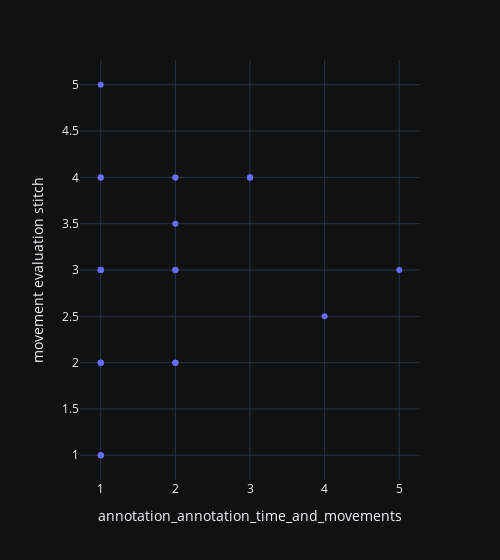

The notebook cell this image was saved under:
### Code cell
import plotly.express as px
dfst_st0_only = dfst[dfst["stitch_id"] == 0]
px.scatter(dfst_st0_only, y="movement evaluation stitch", x='annotation_annotation_time_and_movements', hover_data=["filename", "stitch_id"], width=500)

### Figure 1 — Plotly figure (JSON) as saved in the notebook; plotly's stock layout.template omitted (floating-point values rounded to 4 significant figures)
{"data": [{"customdata": [["Bad-2021_11_03_B_V_lz__Ann_Sophie_Einzelknopfnaht_am_Schweinefu___1_.mp4", 0], ["Bad-2021_11_03_A_Spitze_Vanessa_Einzelknopfnaht_am_Schweinefu_.mp4", 0], ["Good-2021_10_27_B_Etzel_Peter_Einzelknopfnaht_am_Schweinefu_.mp4", 0], ["Medium-2021_11_03_A_Tengler_Sophie_Einzelknopfnaht_Schweinefu_.mp4", 0], ["Bad-12_10_21__Loewe__Rebekka__Einzelknopfnaht.mp4", 0], ["Bad-2021_11_3_A_Brodersen___nne_Einzelknopfnaht_am_Schweinefu_.mp4", 0], ["medium-2021_11_03_A_Tengler_Sophie_Einzelknopfnaht_Schweinefu_.mp4", 0], ["Good-Einzelknopfnaht_Stoklossa.mp4", 0], ["Medium-2021_11_03_A_Seifert_Johanna_Einzelknopfnaht_am_Schweinefu_.mp4", 0], ["Bad-2021_11_03_A_Noll_Alexander_Einzelknopfnaht.mp4", 0], ["Good-Schmidt_Elisabeth_Einzelknotennaht_11_10_2021_MP4_SparkVideo.mp4", 0], ["Good-Schweinefu__Einzelknopfnaht.mp4", 0], ["Bad-03_11_21_B_Hopfe_Johanna_Einzelknopfnaht.mp4", 0], ["Medium-RPReplay_Final1634048018.mp4", 0], ["Medium-Schweinefu_.mp4", 0], ["Einzelknopfnaht_Schwein_Kerstin_Preuß.mp4", 0], ["Einzelknopfnaht_Elena.Vai-Wieting.mov", 0], ["11.4.2024.HarmsSören.NHT.mp4", 0], ["Gehrke,Yves - post.mp4", 0], ["Stresstest_Einzelknopfnaht.mp4", 0], ["Pre_-Test_Isabel_Linden.mp4", 0], ["Fehringer_Pascal__post_test.mp4", 0], ["Hilger,Anke-Posttest.mp4", 0], ["2023-02-21_SchuldtSalome_Einzelknopfnaht_am_Schweinefuß.mp4", 0], ["Bad-2021_11_03_A_Petersen_Insa_Einzelknopfnaht_am_Schweinefu_.mp4", 0], ["Einzelknopfnaht_Lina_Schäfer.mp4", 0], ["Schiesser_David_post_test.mp4", 0], ["EinzelknopfnahtamSchweinefuss_Muenzner_Simeon.mp4", 0], ["Bad-3_11_21_B_Grumt_Alina_Einzelknopfnaht_Schweinefu_.mp4", 0], ["Bildschirmaufnahme_2022-10-11_um_11.20.24.mov", 0]], "hovertemplate": "annotation_annotation_time_and_movements=%{x}<br>movement evaluation stitch=%{y}<br>filename=%{customdata[0]}<br>stitch_id=%{customdata[1]}<extra></extra>", "legendgroup": "", "marker": {"color": "#636efa", "symbol": "circle"}, "mode": "markers", "name": "", "orientation": "v", "showlegend": false, "x": [2, 2, 2, 3, 1, 2, 3, 2, 3, 2, 1, 2, 2, 2, 1, 1, 1, 4, 1, 1, 1, 1, 1, 1, 1, 4, 1, 5, 1, 1], "xaxis": "x", "y": [3.0, 2.0, 3.5, 4.0, 1.0, 2.0, 4.0, 3.0, 4.0, 3.0, 2.0, 4.0, 4.0, 2.0, 3.0, 2.0, 3.0, null, 3.0, 5.0, 4.0, 2.0, 4.0, 1.0, 3.0, 2.5, 3.0, 3.0, 2.0, 1.0], "yaxis": "y", "type": "scatter"}], "layout": {"xaxis": {"anchor": "y", "domain": [0.0, 1.0], "title": {"text": "annotation_annotation_time_and_movements"}}, "yaxis": {"anchor": "x", "domain": [0.0, 1.0], "title": {"text": "movement evaluation stitch"}}, "legend": {"tracegroupgap": 0}, "margin": {"t": 60}, "width": 500}}
